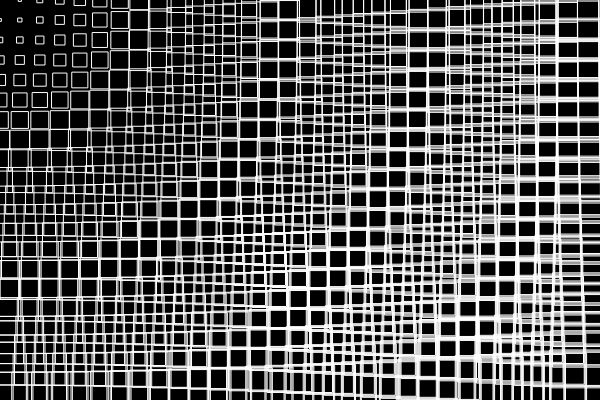
Frame 1 (no input)
Frame 60 (no input): identical to frame 1, image omitted
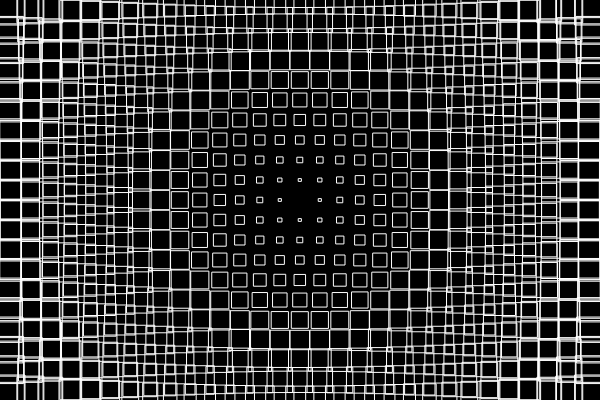
Frame 120 (the mouse pressed at the canvas centre since frame 60)

The p5.js sketch that drew these frames (run headless with seeded random() and noise() and a simulated clock; from frame 60 on, the mouse is pressed at the canvas centre):

// p5.js sketch
// ── sketch.js
var maxDistance;

function setup() {
  createCanvas(600, 400);
  rectMode(CENTER);
  background(0);
  stroke(255);
  noFill();
  maxDistance = dist(0, 0, width, height);
}

function draw() {
  background(0);
  for(var i = 0; i < width + 20; i+=20){
    for(var j = 0; j < height + 20; j+=20){
      var mouseDist = dist(mouseX, mouseY, i, j);
      var d = (mouseDist / maxDistance) * 100;
      rect(i, j, d, d);
    }
  }
}
